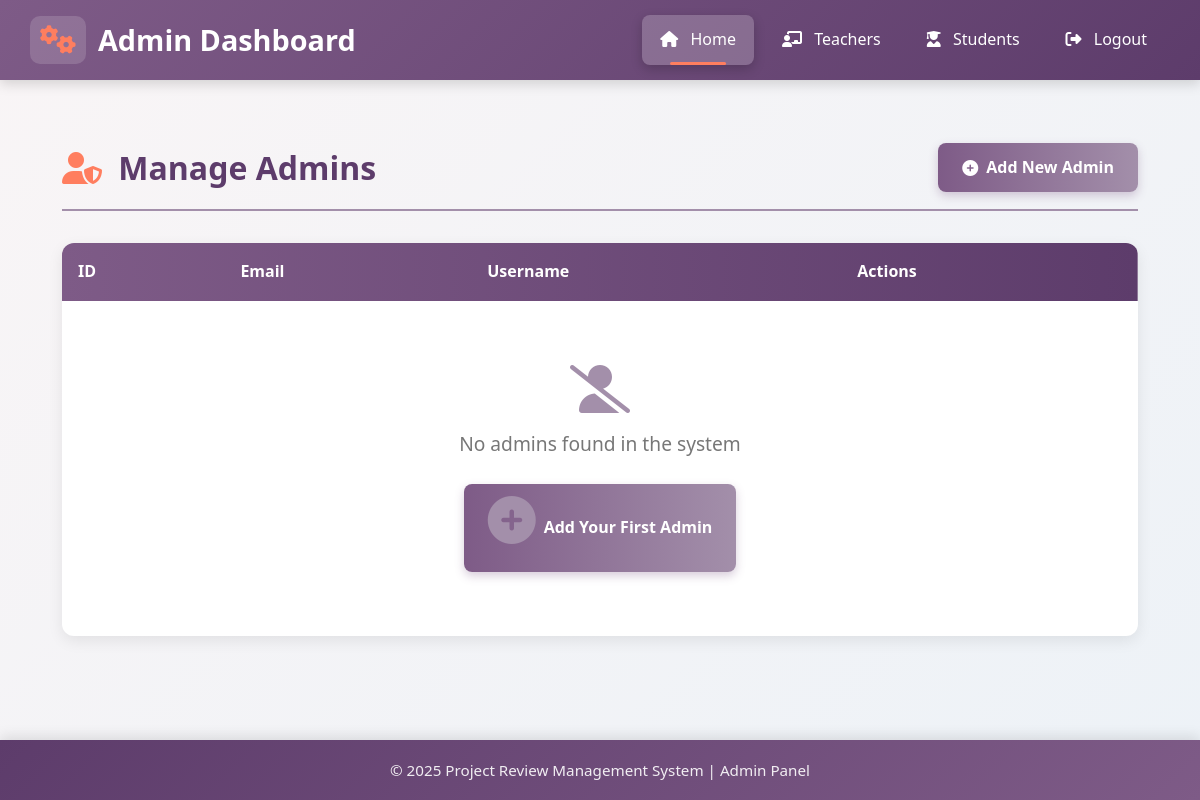
/manage-admins/, run on an earlier commit of the app's database.
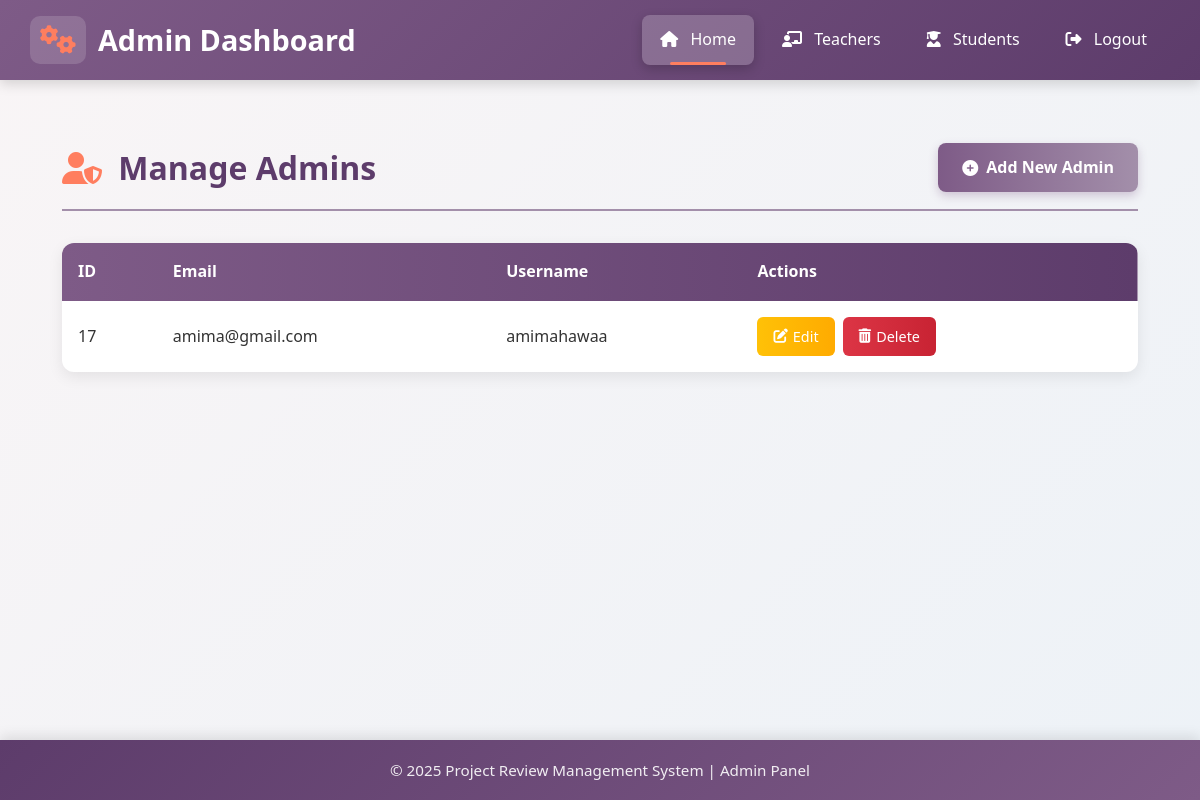
And on a later commit of the database.
### project_review_app/models.py (models this page shows, shortened)
class CustomUser(AbstractUser):
    ROLE_CHOICES = (
        ('teacher', 'Teacher'),
        ('student', 'Student'),
        ('admin', 'Admin'),
    )
    DIVISION_CHOICES = (
        ('A', 'Division A'),
        ('B', 'Division B'),
        ('C', 'Division C'),
    )
    SEMESTER_CHOICES = (
        (1, 'Semester 1'),
        (2, 'Semester 2'),
        (3, 'Semester 3'),
        (4, 'Semester 4'),
        (5, 'Semester 5'),
        (6, 'Semester 6'),
    )
    role = models.CharField(max_length=10, choices=ROLE_CHOICES)
    email = models.EmailField(unique=True)
    division = models.CharField(max_length=1, choices=DIVISION_CHOICES, blank=True, null=True)
    roll_no = models.CharField(max_length=20, blank=True, null=True)
    semester = models.PositiveIntegerField(choices=SEMESTER_CHOICES, blank=True, null=True)
    department = models.CharField(max_length=100, blank=True, null=True)
    subject = models.CharField(max_length=100, blank=True, null=True)

### project_review_app/views.py (the view)
# urls.py: path("manage-admins/", views.manage_admins, name="manage_admins"),
def manage_admins(request):
    admins = CustomUser.objects.filter(role="admin")  # sirf admins dikhayenge
    return render(request, "admin/manage_admins.html", {"admins": admins})

### templates/admin/manage_admins.html (shortened to what this page needs)
{% extends "base_admin.html" %}
{% load static %}
{% block content %}
<div class="admin-management-container">
    <div class="page-header">
        <h1 class="page-title"><i class="fas fa-user-shield"></i> Manage Admins</h1>
        <a href="{% url 'add_admin' %}" class="add-admin-btn">
            <i class="fas fa-plus-circle"></i> Add New Admin
        </a>
    </div>
    <div class="admin-table-container">
        <table class="admin-table">
            <thead>
                <tr>
                    <th>ID</th>
                    <th>Email</th>
                    <th>Username</th>
                    <th>Actions</th>
                </tr>
            </thead>
            <tbody>
                {% for admin in admins %}
                <tr>
                    <td>{{ admin.id }}</td>
                    <td>{{ admin.email }}</td>
                    <td>{{ admin.username }}</td>
                    <td>
                        <div class="action-buttons">
                            <a href="{% url 'edit_admin' admin.id %}" class="btn-edit">
                                <i class="fas fa-edit"></i> Edit
                            </a>
                            <a href="{% url 'delete_admin' admin.id %}" class="btn-delete">
                                <i class="fas fa-trash-alt"></i> Delete
                            </a>
                        </div>
                    </td>
                </tr>
                {% empty %}
                <tr>
                    <td colspan="4">
                        <div class="empty-state">
                            <i class="fas fa-user-slash"></i>
                            <p>No admins found in the system</p>
                            <a href="{% url 'add_admin' %}" class="add-admin-btn">
                                <i class="fas fa-plus-circle"></i> Add Your First Admin
                            </a>
                        </div>
                    </td>
                </tr>
                {% endfor %}
            </tbody>
        </table>
    </div>
</div>
{% endblock %}

What changed in the data, as far as the page shows it:
added CustomUser: id "17", email "amima@gmail.com", username "amimahawaa"
Also different on the page:
text no longer shown: "No admins found in the system Add Your First Admin"
